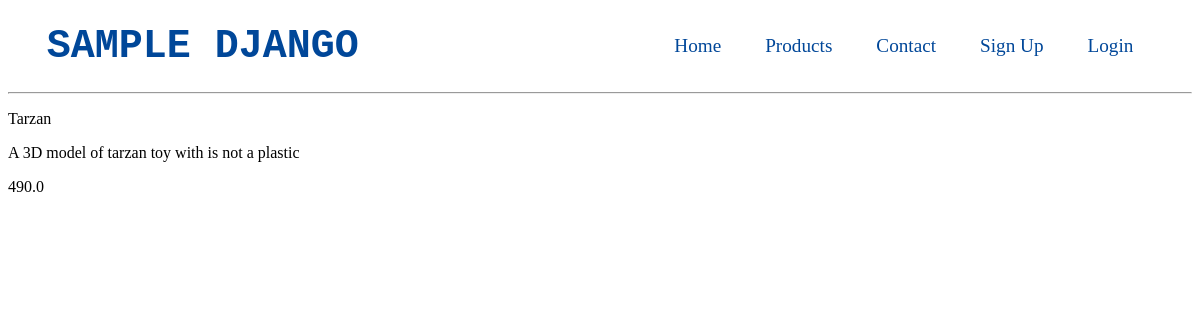
Screenshot of /product/12/ with the database file from the repository.
### base/models.py (models this page shows, shortened)
class Product(models.Model):
    product_categorie = models.ForeignKey(Categorie,related_name='Products',on_delete=models.CASCADE)
    product_name = models.CharField(max_length=100)
    product_description = models.CharField(blank=True,null=True,max_length=500)
    product_price = models.FloatField(null=False,blank=False,default=0)
    product_user = models.ForeignKey(User,related_name='Product',on_delete=models.CASCADE)

### base/views.py (the view)
# urls.py: path('product/<int:pk>/',detail,name='detail'),
def detail (request,pk):
    item = get_object_or_404(Product,pk=pk)
    context = {
        'item' : item,
    }
    return render(request,'detail.html',context)

### templates/detail.html (shortened to what this page needs)
{% extends "base.html" %}
{% block content %}
    <div>
        <p>{{item.product_name}}</p>
        <p>{{item.product_description}}</p>
        <p>{{item.product_price}}</p>
    </div>
{% endblock %}

### rows the page displays
Product: product_name "Tarzan", product_description "A 3D model of tarzan toy with is not a plastic", product_price "490.0"
